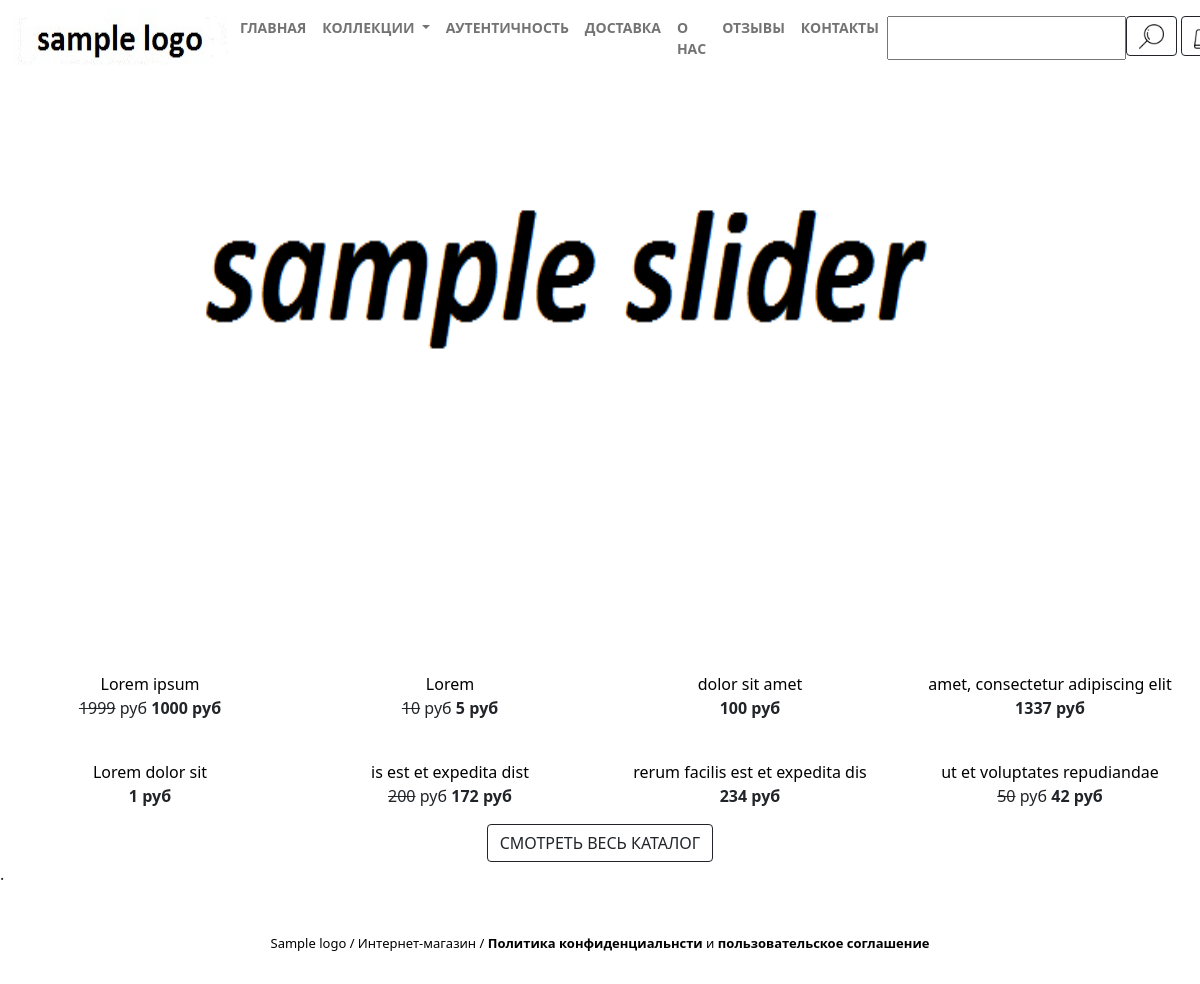
Before: / with the older database file.
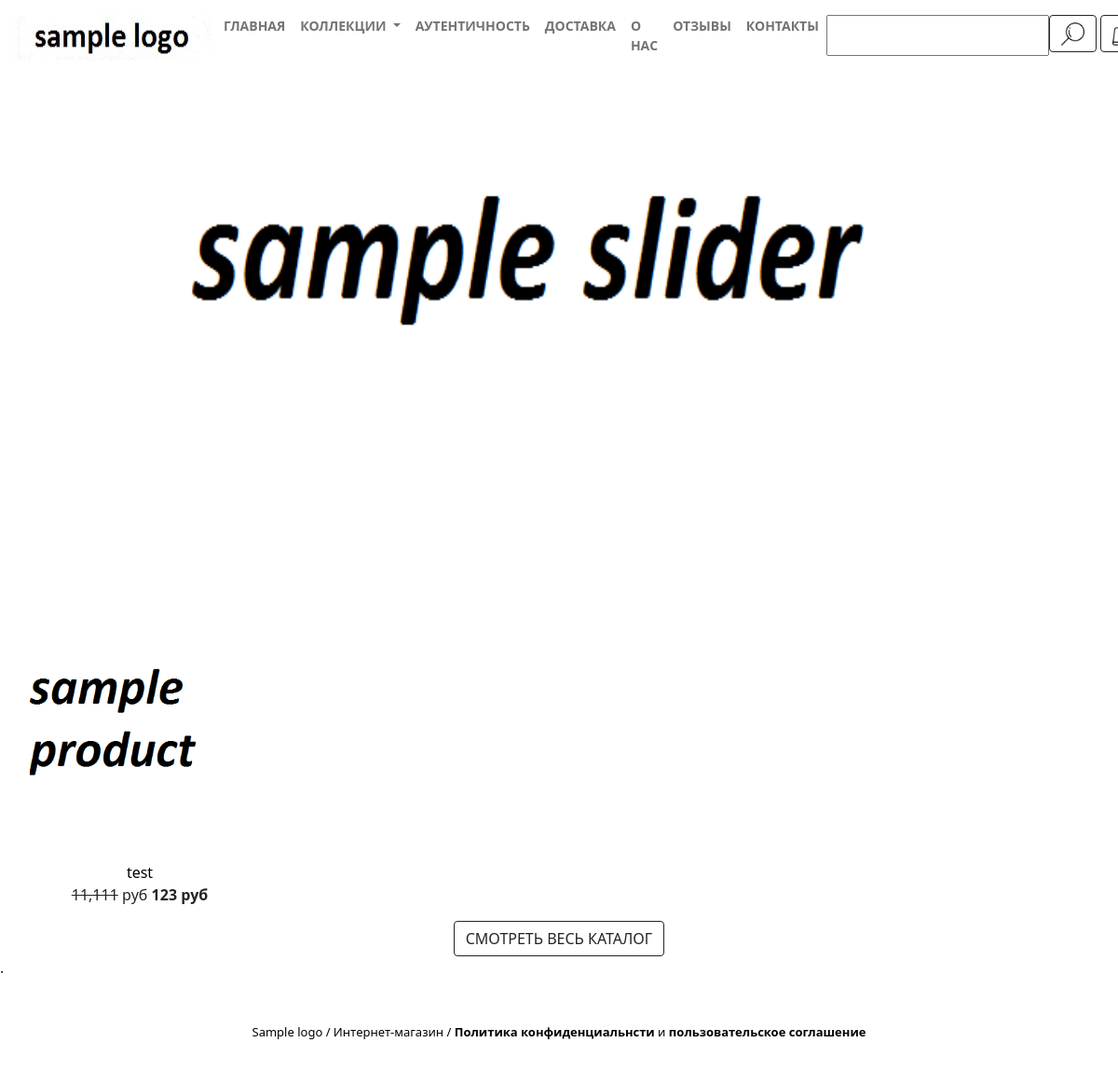
After: the same page with the newer database file.
### sumkiapp/models.py (models this page shows, shortened)
class Product(models.Model):
    product_name = models.CharField(max_length=200)
    old_price = models.CharField(max_length=20, blank=True, null=True)
    price = models.CharField(max_length=20)
    article = models.CharField(max_length=50)
    descrip = models.TextField()
    descripoint = models.TextField(blank=True, null=True)
    images = models.ManyToManyField('ProductImage', related_name='products', blank=True, null=True)
    category = models.ManyToManyField('ProductCategory', related_name='products')
    created_at = models.DateTimeField(auto_now_add=True)
    class Meta:
        verbose_name_plural = "Products"
        ordering = ['id']

class ProductImage(models.Model):
    image = models.ImageField(upload_to='images', blank=True, null=True)

### sumkiapp/views.py (the view)
# urls.py: path('', views.homepage, name='homepage'),
@require_GET
def homepage(request):
    products_all = Product.objects.all()
    paginator = Paginator(products_all, per_page=8)
    page_num = int(request.GET.get("page", 1))
    if page_num > paginator.num_pages:
        return HttpResponse(status=200)
    products = paginator.page(page_num)
    context = {'products': products}
    if is_ajax(request):
        return render(request, 'sumkiapp/_products.html', {'products': products})
    return render(request, 'sumkiapp/homepage.html', context)

### sumkiapp/forms.py
class Searchform(forms.Form):
    searched = forms.CharField(max_length=100, label="")

### sumkiapp/context_processors.py (called while the page is built)
def include_search_form(request):
    search_form = Searchform()
    return {'search_form': search_form}

def header_context(request):
    categories = ProductCategory.objects.all()
    return {'header_categories': categories}

### sumkiapp/models.py (called while the page is built)
    def __str__(self):
        return self.product_category

### sumkiapp/views.py (called while the page is built)
def is_ajax(request):
    return request.META.get("HTTP_X_REQUESTED_WITH") == "XMLHttpRequest"

### sumkiapp/templates/sumkiapp/homepage.html (shortened to what this page needs)
{% extends 'sumkiapp/header.html' %}
{% load static %}
{% block content %}
	  <br>
	 <div class="container-fluid d-none d-lg-block ">
<div id="carouselExampleFade" class="carousel slide carousel-fade " data-ride="carousel" data-interval='5000'>
  <div class="carousel-inner">
    <div class="carousel-item active">
      <img class="d-block w-100" src="{% static 'sumkiapp/sample slider.png' %}" width="1000" height="600">
    </div>
  </div>
  <a class="carousel-control-prev" href="#carouselExampleFade" role="button" data-slide="prev">
    <span class="carousel-control-prev-icon" aria-hidden="true"></span>
  </a>
  <a class="carousel-control-next" href="#carouselExampleFade" role="button" data-slide="next">
    <span class="carousel-control-next-icon" aria-hidden="true"></span>
  </a>
</div>
</div>
<br>
  <div class="container-fluid">
  <div class="row" id='scroll-element'>
    {% include "sumkiapp/_products.html" with products=products %}
  </div>
  </div>
    <div class="center" id='kill'>
        <button class="btn btn-outline-dark" type="button" onclick="myFunction()">СМОТРЕТЬ ВЕСЬ КАТАЛОГ
        </button>
     </div>
  <div id="sentinel">.</div>
{% endblock %}

### sumkiapp/templates/sumkiapp/_product.html
<div class="col-xs-1 col-sm-3 col-lg-3 col-md-3" align="center">
        <a href="/product/{{ product.id }}">
        <div class="zoom">
        <img src="{{ product.images.first.image.url}}" class="img-fluid">
        </div>
        </a>
        <a href="/product/{{ product.id }}" >{{ product.product_name }}</a>
        <br>
        <p>{% if not product.old_price %}{% else %}<s>{{ product.old_price }}</s> руб  {% endif %}<strong>{{ product.price }} руб</strong></p>
      </div>

Changed rows visible on the page:
removed Product: product_name "Lorem ipsum", old_price "1999", price "1000"
removed Product: product_name "Lorem", old_price "10", price "5"
removed Product: product_name "dolor sit amet", price "100"
removed Product: product_name "amet, consectetur adipiscing elit", price "1337"
removed Product: product_name "Lorem dolor sit", price "1"
removed Product: product_name "is est et expedita dist", old_price "200", price "172"
removed Product: product_name "rerum facilis est et expedita dis", price "234"
removed Product: product_name "ut et voluptates repudiandae", old_price "50", price "42"
added Product: images.first.image (picture), product_name "test", old_price "11,111", price "123"
